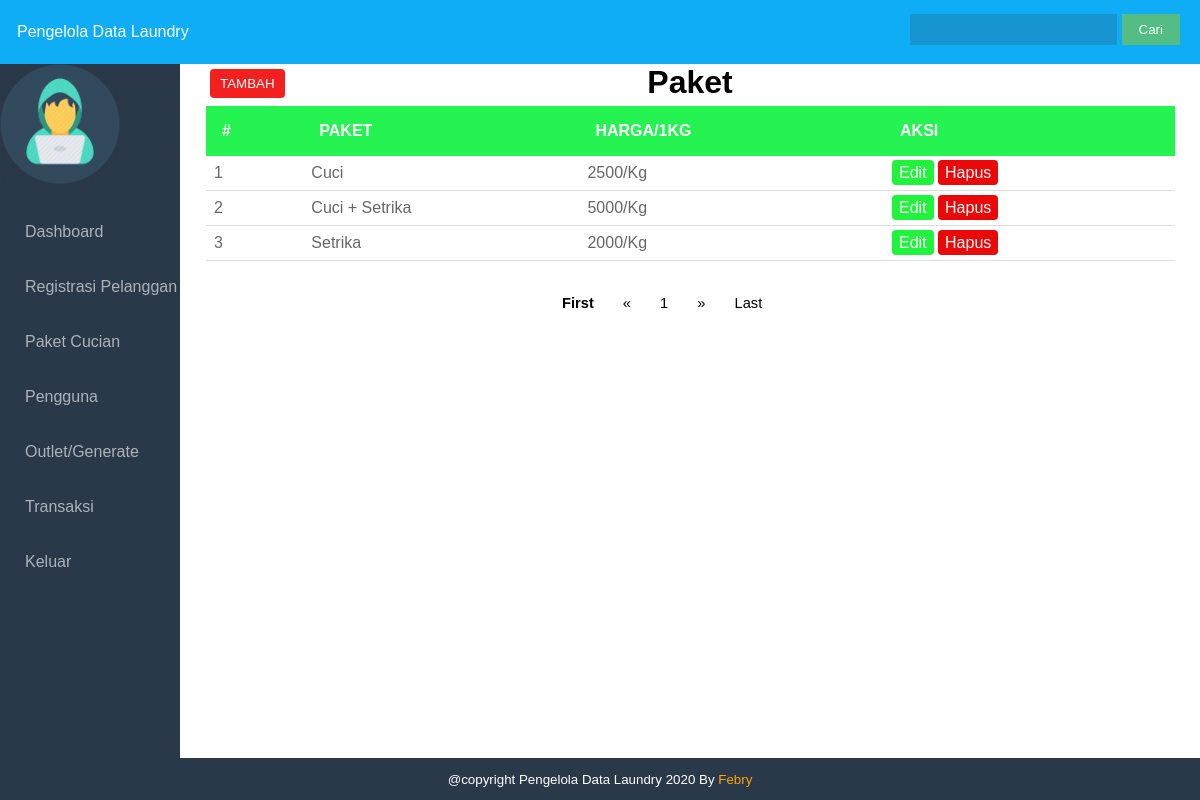
Screenshot of /laundry/admin/paket.php?id=32 (signed in) with the database file from the repository.
### tables this page shows
CREATE TABLE `paket` (
  `id` int(100) NOT NULL,
  `paket` varchar(100) NOT NULL,
  `harga` float NOT NULL
);

### laundry/admin/paket.php (the view, shortened to what this page needs)
<?php
    include 'security.php';
?>
<!DOCTYPE html>
<html>
<head>
	<link rel="stylesheet" type="text/css" href="style.css">
</head>
<body>
	<div class="wrapper">
		<div class="header">
            <?php include 'header.php'; ?>
		</div>
        <div class="badan">
			<div class="sidebar">
				<?php include 'sidebar.php'; ?>
			</div>
		<div class="content">
        <h1>Paket</h1>
        <a href="#tambah" style="margin-left: 30px"><button class="btn-tambah">TAMBAH</button></a>
			<table class="table-line">
				<thead>
					<tr>
						<th>#</th>
						<th>Paket</th>
						<th>Harga/1KG</th>
						<th>Aksi</th>
					</tr>
				</thead>
				<tbody>
                <?php
					$page = (isset($_GET['page']))? $_GET['page'] : 1;
					$limit = 10;
                    $limit_start = ($page - 1) * $limit;
					$no = $limit_start + 1;
					$cari = $_POST['cari'];
                    if($cari != ''){
                        $result  = mysqli_query($koneksi, "SELECT * FROM paket WHERE paket  LIKE '%$cari%'OR harga LIKE '%$cari%' LIMIT ".$limit_start.",".$limit." ");
                        }
                    else{
                        $result = mysqli_query($koneksi,"SELECT * FROM paket LIMIT ".$limit_start.",".$limit." ");
                        }
                    if(mysqli_num_rows($result)){
                    while($isi = mysqli_fetch_array($result) ){
                        ?>
                        <tr>
							<td><?= $no++ ?></td>
                            <td><?= $isi['paket']; ?></td>
                            <td><?= $isi['harga']; ?>/Kg</td>
                            <td>
                                <a href="paket.php?id=<?php echo $isi['id']; ?>#edit"  value="id=<?= $isi['id']?>" class="btn-edit" >Edit</a>
                                <a role="button" href="paket.php?id=<?php echo $isi['id']; ?>&act=delete" class="btn-hapus" >Hapus</a>
                            </td>
						</tr>
					<?php }}
                    else{
                        echo "<tr><td colspan='4'><p style='text-align: center'>Data Tidak Ditemukan</p></td></tr>";
                        }?>
                    </tbody>
                </table>
    <nav class="nav-button">
        <ul>
            <?php
                if($page == 1){
                ?>
                <li><a style="font-weight: bold;">First</a></li>
                <li><a href="#">&laquo;</a></li>
                <?php
                }else{
                $link_prev = ($page > 1)? $page - 1 : 1;
                ?>
                <li><a href="paket.php?page=1">First</a></li>
                <li><a href="paket.php?page=<?php echo $link_prev; ?>">&laquo;</a></li>
                <?php
                }
                ?>
                <?php
                $sql_jml = mysqli_query($koneksi, "SELECT COUNT(*) AS jumlah FROM paket");
                $get_jumlah = mysqli_fetch_array($sql_jml);
                $jumlah_page = ceil($get_jumlah['jumlah'] / $limit);
                $jumlah_number = 3;
                $start_number = ($page > $jumlah_number)? $page - $jumlah_number : 1;
                $end_number = ($page < ($jumlah_page - $jumlah_number))? $page + $jumlah_number : $jumlah_page;
                for($i = $start_number; $i <= $end_number; $i++){
                $link_active = ($page == $i)? ' class="active"' : '';
                ?>
                <li <?php echo $link_active; ?>><a href="paket.php?page=<?php echo $i; ?>"><?php echo $i; ?></a></li>
                <?php
                }
                ?>
                <?php
                if($page == $jumlah_page){
                ?>
                <li><a href="#">&raquo;</a></li>
                <li><a href="#">Last</a></li>
                <?php
                }else{
                $link_next = ($page < $jumlah_page)? $page + 1 : $jumlah_page;
                ?>
                <li><a href="paket.php?page=<?php echo $link_next; ?>">&raquo;</a></li>
                <li><a href="paket.php?page=<?php echo $jumlah_page; ?>">Last</a></li>
                <?php
                }
                ?>
            </ul>
            </nav>
            </div>
        </div>
       <div class="footer">
            <p> @copyright Pengelola Data Laundry 2020 By<a target="_blank" href="https://www.instagram.com/official_febryardyansyah/" style="text-decoration:none; color:orange"> Febry</a></p>
        </div>
	</div>
</body>
</html>

### laundry/admin/style.css (style rules this page uses)
body { margin: 0; padding: 0; font-family: Arial, Helvetica, sans-serif; }
.header { background-color: #10adf7; position: fixed; top: 0; right: 0; left: 0; z-index: 1030; color: #ffffff; }
.wrapper { width: 100%; height: 100%; }
.badan { margin-top: 64px; width: 100%; height: 80%; }
.badan .sidebar { float: left; width: 15%; height: 900px; background:#293949; position: fixed; z-index: 1; left: 0; }
ul { padding: 0; margin-left: -1 0px; }
ul li { list-style: none; }
ul li a { text-decoration: none; color: #aeb2b7; display: block; padding: 19px 0px 18px 25px; transition: all 200ms ease-in; }
.badan .content { float: right; width: 85%; }
.content h1 { text-align: center ; padding: 0; margin: 0 0 -40px 0; }
.table-line { width: 95%; margin: 0 0 0 26px; border-collapse: collapse; }
.table-line th { background: #25f352; color: #ffffff; padding: 1em; text-align: left; text-transform: uppercase; }
.table-line td { border-bottom: 1px solid #DDDDDD; color: #666666; padding: 8px; }
.footer { width: 100%; background: #293949; color: #fff; position: absolute; bottom: 0px; }
.footer p { text-align: center; font-size: 10pt; }
.footer p a { text-decoration: none; }
.nav-button { margin-left: 35%; font-size: 11pt; margin-top: 6px; }
.nav-button ul li { display: inline-block; }
.nav-button ul li a { color: #000000; text-decoration: none; }
.btn-tambah { background-color: #f32020; color: white; padding: 7px 10px; margin: 8px 0; border: none; border-radius: 4px; cursor: pointer; }
.btn-hapus { background-color: #eb0808; color: white; padding: 4px 7px; margin: 8px 0; border: none; border-radius: 4px; text-decoration: none; }
.btn-edit { background-color: #20f33c; color: white; padding: 4px 7px; margin: 8px 0; border: none; border-radius: 4px; text-decoration: none; }

### rows the page displays
paket: paket "Cuci", harga "2500"
paket: paket "Cuci + Setrika", harga "5000"
paket: paket "Setrika", harga "2000"
